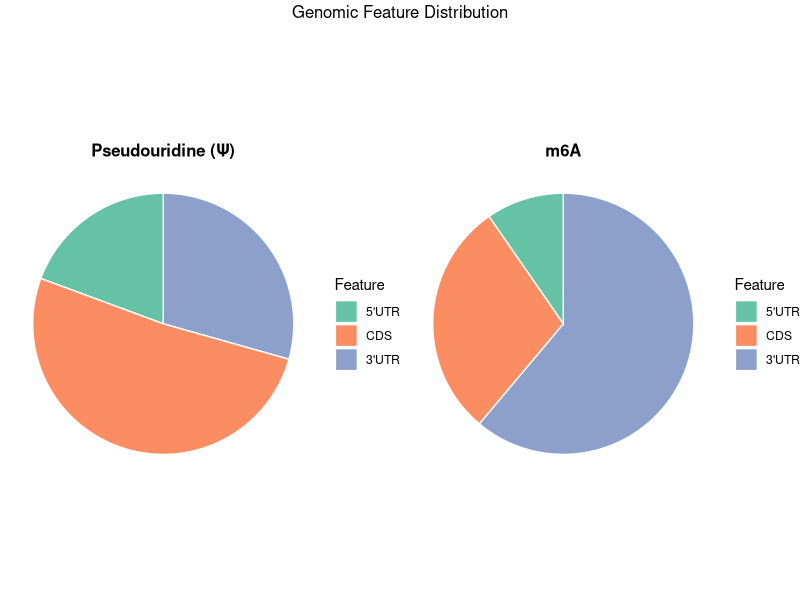
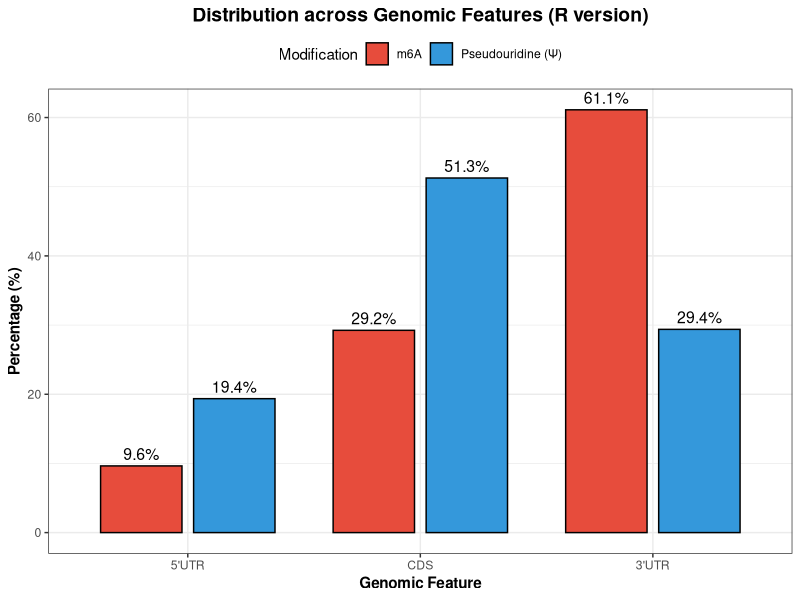
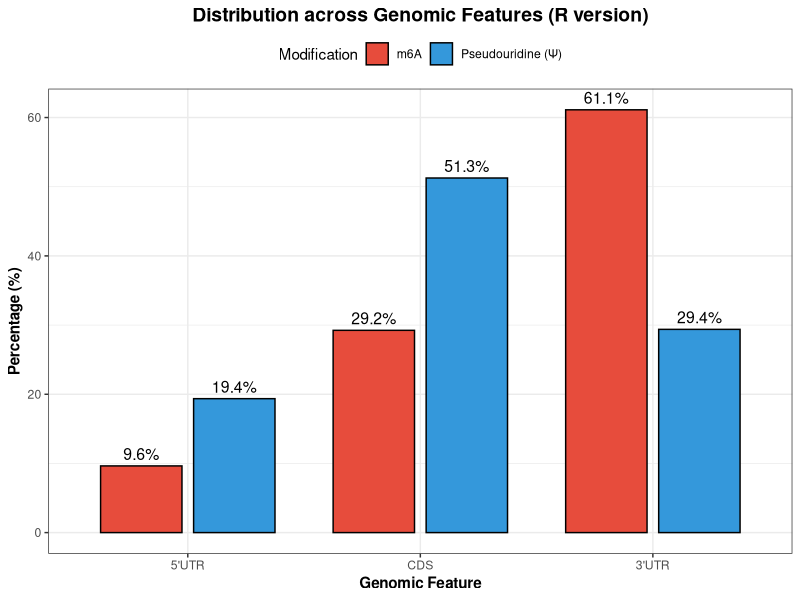
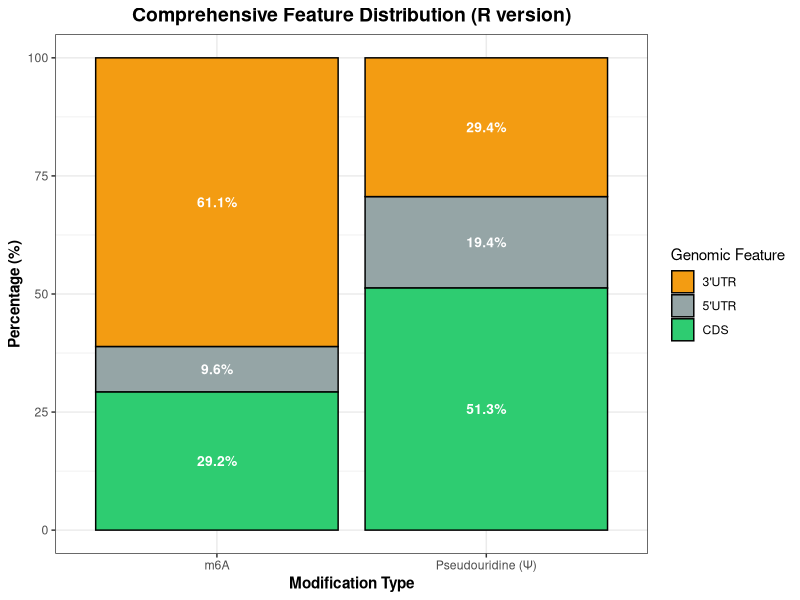
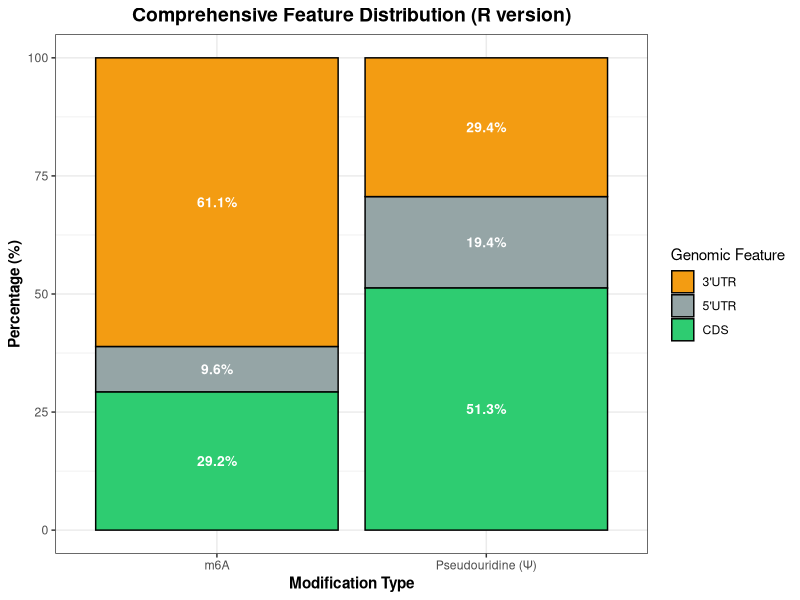

Source code (R) for these figures, in order:
#!/usr/bin/env Rscript
# 简化版R可视化 - 不依赖复杂包
# 只使用基础R和ggplot2

# 设置用户库路径
lib_path <- "~/R/library"
dir.create(lib_path, recursive = TRUE, showWarnings = FALSE)
.libPaths(c(lib_path, .libPaths()))

# 设置工作目录
setwd("/home/tony/m6A/RNA_modification_analysis")

cat("=== RNA修饰分析 - R可视化（简化版）===\n\n")

# 加载数据
suppressPackageStartupMessages({
  library(ggplot2)
  library(dplyr)
})

# 读取数据
psi_data <- read.csv("results/psi_sites_annotated.csv")
m6a_data <- read.csv("results/m6a_sites_annotated.csv")

cat(sprintf("数据加载:\n"))
cat(sprintf("  Ψ位点: %d\n", nrow(psi_data)))
cat(sprintf("  m6A位点: %d\n", nrow(m6a_data)))

# 准备特征分布数据
psi_features <- psi_data %>%
  group_by(feature) %>%
  summarise(count = n(), .groups = "drop") %>%
  mutate(percent = count / sum(count) * 100,
         modification = "Pseudouridine (Ψ)")

m6a_features <- m6a_data %>%
  group_by(feature) %>%
  summarise(count = n(), .groups = "drop") %>%
  mutate(percent = count / sum(count) * 100,
         modification = "m6A")

feature_data <- bind_rows(psi_features, m6a_features)
feature_data$feature <- factor(feature_data$feature,
                              levels = c("5UTR", "CDS", "3UTR"),
                              labels = c("5'UTR", "CDS", "3'UTR"))

# 图1: 特征分布柱状图
cat("\n[1/3] 绘制特征分布柱状图...\n")
p1 <- ggplot(feature_data, aes(x = feature, y = percent, fill = modification)) +
  geom_bar(stat = "identity", position = position_dodge(width = 0.8),
           color = "black", width = 0.7) +
  geom_text(aes(label = sprintf("%.1f%%", percent)),
            position = position_dodge(width = 0.8),
            vjust = -0.5, size = 4) +
  scale_fill_manual(values = c("Pseudouridine (Ψ)" = "#3498db",
                             "m6A" = "#e74c3c")) +
  labs(x = "Genomic Feature",
       y = "Percentage (%)",
       fill = "Modification",
       title = "Distribution across Genomic Features (R version)") +
  theme_bw() +
  theme(legend.position = "top",
        plot.title = element_text(hjust = 0.5, face = "bold", size = 14),
        axis.title = element_text(face = "bold"))

ggsave("figures/R_feature_distribution.png", p1, width = 8, height = 5, dpi = 300)
ggsave("figures/R_feature_distribution.pdf", p1, width = 8, height = 5, dpi = 300)
cat("  保存: R_feature_distribution.png/pdf\n")

# 图2: 饼图对比
cat("\n[2/3] 绘制饼图对比...\n")

# Ψ饼图
psi_pie_data <- psi_features
psi_pie_data$feature <- factor(psi_pie_data$feature,
                               levels = c("5UTR", "CDS", "3UTR"),
                               labels = c("5'UTR", "CDS", "3'UTR"))

p2a <- ggplot(psi_pie_data, aes(x = "", y = percent, fill = feature)) +
  geom_bar(stat = "identity", width = 1, color = "white") +
  coord_polar("y", start = 0) +
  scale_fill_brewer(palette = "Set2") +
  labs(title = "Pseudouridine (Ψ)", fill = "Feature") +
  theme_void() +
  theme(plot.title = element_text(hjust = 0.5, face = "bold", size = 12),
        legend.position = "right")

# m6A饼图
m6a_pie_data <- m6a_features
m6a_pie_data$feature <- factor(m6a_pie_data$feature,
                               levels = c("5UTR", "CDS", "3UTR"),
                               labels = c("5'UTR", "CDS", "3'UTR"))

p2b <- ggplot(m6a_pie_data, aes(x = "", y = percent, fill = feature)) +
  geom_bar(stat = "identity", width = 1, color = "white") +
  coord_polar("y", start = 0) +
  scale_fill_brewer(palette = "Set2") +
  labs(title = "m6A", fill = "Feature") +
  theme_void() +
  theme(plot.title = element_text(hjust = 0.5, face = "bold", size = 12),
        legend.position = "right")

# 组合饼图
library(gridExtra)
p2 <- grid.arrange(p2a, p2b, ncol = 2,
                   top = "Genomic Feature Distribution")

ggsave("figures/R_piecharts.png", p2, width = 10, height = 5, dpi = 300)
ggsave("figures/R_piecharts.pdf", p2, width = 10, height = 5, dpi = 300)
cat("  保存: R_piecharts.png/pdf\n")

# 图3: 综合统计图
cat("\n[3/3] 绘制综合统计图...\n")

# 计算统计摘要
stats_data <- data.frame(
  Modification = c("Pseudouridine (Ψ)", "m6A"),
  Total_Sites = c(nrow(psi_data), nrow(m6a_data)),
  UTR5_Percent = c(sum(psi_data$feature == "5UTR") / nrow(psi_data) * 100,
                   sum(m6a_data$feature == "5UTR") / nrow(m6a_data) * 100),
  CDS_Percent = c(sum(psi_data$feature == "CDS") / nrow(psi_data) * 100,
                 sum(m6a_data$feature == "CDS") / nrow(m6a_data) * 100),
  UTR3_Percent = c(sum(psi_data$feature == "3UTR") / nrow(psi_data) * 100,
                   sum(m6a_data$feature == "3UTR") / nrow(m6a_data) * 100),
  Mean_RelPos = c(mean(psi_data$relative_pos),
                 mean(m6a_data$relative_pos))
)

# 转换为长格式（手动方式，避免依赖tidyr）
stats_long <- data.frame(
  Modification = rep(c("Pseudouridine (Ψ)", "m6A"), each = 3),
  Feature = rep(c("5'UTR", "CDS", "3'UTR"), 2),
  Percent = c(stats_data$UTR5_Percent[1], stats_data$CDS_Percent[1], stats_data$UTR3_Percent[1],
             stats_data$UTR5_Percent[2], stats_data$CDS_Percent[2], stats_data$UTR3_Percent[2])
)

p3 <- ggplot(stats_long, aes(x = Modification, y = Percent, fill = Feature)) +
  geom_bar(stat = "identity", position = "stack", color = "black") +
  geom_text(aes(label = sprintf("%.1f%%", Percent)),
            position = position_stack(vjust = 0.5),
            color = "white", fontface = "bold", size = 3.5) +
  scale_fill_manual(values = c("5'UTR" = "#95a5a6",
                             "CDS" = "#2ecc71",
                             "3'UTR" = "#f39c12")) +
  labs(x = "Modification Type",
       y = "Percentage (%)",
       fill = "Genomic Feature",
       title = "Comprehensive Feature Distribution (R version)") +
  theme_bw() +
  theme(legend.position = "right",
        plot.title = element_text(hjust = 0.5, face = "bold", size = 14),
        axis.title = element_text(face = "bold"))

ggsave("figures/R_comprehensive_stats.png", p3, width = 8, height = 6, dpi = 300)
ggsave("figures/R_comprehensive_stats.pdf", p3, width = 8, height = 6, dpi = 300)
cat("  保存: R_comprehensive_stats.png/pdf\n")

# 保存统计摘要
cat("\n保存统计摘要...\n")
write.csv(stats_data, "results/R_statistics_summary.csv", row.names = FALSE)

cat("\n=== R可视化完成！===\n")
cat("生成的图表:\n")
cat("  - R_feature_distribution.png/pdf\n")
cat("  - R_piecharts.png/pdf\n")
cat("  - R_comprehensive_stats.png/pdf\n")
cat("\n统计结果:\n")
print(stats_data)
